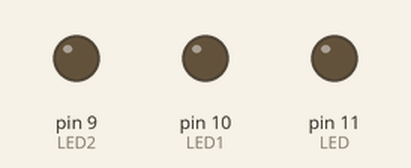
The sketch below on a simulated Arduino Uno, built with avr-gcc and run on an emulated ATmega328P. On the bench: output pins drawn as LEDs (lit = HIGH).

Above: at 0.15 s.
At 13.45 s:
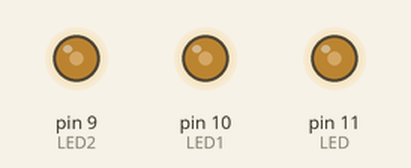
Timing chart, 0 to 13.3 s (numbered marks = the images above):
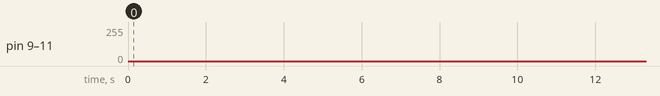

The sketch:

LED.ino
```cpp
int i=0;
const int LED=11;
const int LED1=10;
const int LED2=9;
void setup() {
  // put your setup code here, to run once:
pinMode(LED,OUTPUT);
pinMode(LED1,OUTPUT);
pinMode(LED2,OUTPUT);
}

void loop() {
  // put your main code here, to run repeatedly:
for(i=0;i<255;i++)
{
  analogWrite(LED,i);
  analogWrite(LED1,i);
  analogWrite(LED2,i);
  delay(5);
}
for(i=255;i>0;i--)
{
  analogWrite(LED,i);
  analogWrite(LED1,i);
  analogWrite(LED2,i);
  delay(5);
}
}
```
